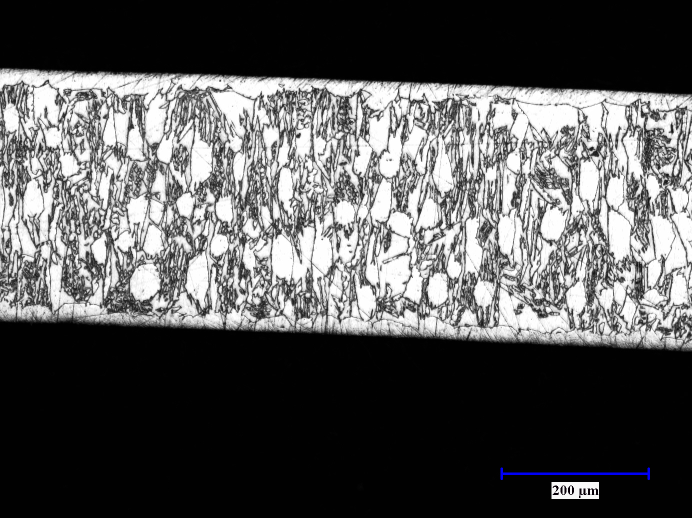
#> input picture figures/sources-AGG/b_LLM_0.36mm_3cycleAGG_nocoarsening.jpg, 1384 x 1036 px (shown at 1/2 size)
$ python build_agg_figure.py
#> lines starting #> are read from the running program, lines starting #| are printed output that depends on the picture
"""RETIRED 2026-08-18: Fig. 10 was REMOVED from the manuscript entirely (F. Cai) —
the post-AGG microstructure is carried by Fig. 1d (optical) and Fig. 8 (diffraction),
and the rod/crack observations are reported in Sec. 3.5 text. The last built output
is archived as archive-2026-08-18-Figure_10-three-panel.jpg. Kept for provenance.

Build Fig. 10 (Fig. 8 before the 2026-08-14 renumbering) — response of both alloys
to the three-cycle AGG treatment.

REDESIGNED 2026-08-18 on F. Cai's instruction: the burned-in scale bars (200/400/
250 um at three magnifications) are gone, panels (a)-(c) are cropped to one common
field of view of 0.36 x 0.36 mm at one magnification (all three sources are
0.671 um/px Clemex exports, 200-um bar = 298 px), and each carries an identical
drawn 100 um scale bar. The stock diameters (0.64 mm wire / 0.36 mm wire / ~1 mm
rod) move to the caption. Panel (d), the stereomicroscope surface view, is a
3.25 um/px macro photo (250-um bar = 77 px) and cannot support a 0.36 mm field at
print resolution; it is cropped square around the boundary cracks (1.82 mm field)
and carries no bar - the caption says it is a lower-magnification surface view.

Sources in `sources-AGG/`, copied from the E: drive and identified by md5; see
`revision/JMRT-R1/processing/AGG-MICROGRAPH-PROVENANCE.md`. Panel (c) now uses
`Fe-SMA-3 CYCLE AGG 4.jpg` (as `c_..._highmag.jpg`), the 2x-magnification sibling
of the previous panel's source - same specimen, same section, same arrested band -
because the previous 1.342 um/px overview cannot yield a sharp 0.36 mm crop.

Effective print resolution: 537 source px per panel; at single-column width
(panel ~44 mm) that is ~310 dpi, above Elsevier's 300-dpi floor. The figure is
intended for single-column placement.
"""
from pathlib import Path
from PIL import Image, ImageDraw, ImageFont

HERE = Path(__file__).parent
SRC = HERE / "sources-AGG"
PANEL_PX = 1080         # display px per panel
GAP = 24
LABEL_SIZE = 96
LABEL_PAD = 24
UM_PER_PX = 0.671       # panels a-c source scale
FIELD_UM = 360.0        # common field of view, a-c
CROP = round(FIELD_UM / UM_PER_PX)   # 537 px

# (label, file, crop x0, crop y0, crop size, draw_bar)
# 2026-08-18 (later): benchmark bamboo panel REMOVED on F. Cai's instruction — the
# Omori alloy's response to this treatment is established literature and is stated
# in Sec. 3.5 rather than shown; the figure is now LLM-alloy only, three panels in
# one row. The R3#7/R1#4 letter responses explain the position.
PANELS = [
    ("a", "b_LLM_0.36mm_3cycleAGG_nocoarsening.jpg", 420, 80, CROP, True),
    ("b", "c_LLM_rod_3cycleAGG_arrested_highmag.jpg", 480, 90, CROP, True),
    ("c", "d_LLM_rod_3cycleAGG_200C3h_cracks.tif", 770, 240, 560, False),
]

BAR_UM = 100.0
BAR_PX = round(BAR_UM / FIELD_UM * PANEL_PX)   # 300 display px


def load_font(size):
    for name in ("arialbd.ttf", "arial.ttf", "DejaVuSans-Bold.ttf", "DejaVuSans.ttf"):
        try:
            return ImageFont.truetype(name, size)
        except OSError:
            continue
    return ImageFont.load_default()


def main():
    n = len(PANELS)
    canvas = Image.new("RGB", (n * PANEL_PX + (n - 1) * GAP, PANEL_PX), "white")
#> canvas: PIL image 3288x1080 RGB; every value is 255
    positions = [(i * (PANEL_PX + GAP), 0) for i in range(n)]
    font = load_font(LABEL_SIZE)
    bar_font = load_font(56)

    for (label, fname, x0, y0, size, draw_bar), pos in zip(PANELS, positions):
        img = Image.open(SRC / fname).convert("RGB")
#> img is the input picture: PIL image 1384x1036 RGB; mean R, G, B 88.4, 88.4, 88.7
        tile = img.crop((x0, y0, x0 + size, y0 + size)).resize(
            (PANEL_PX, PANEL_PX), Image.LANCZOS)
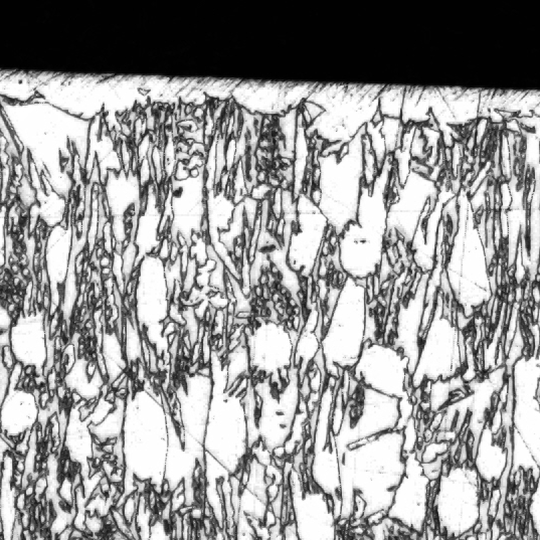
#> tile: PIL image 1080x1080 RGB (shown at 1/2 size); min 0, max 255, mean 153.6
        d = ImageDraw.Draw(tile)

        # corner badge, sized to the glyphs (build_composites.py once clipped
        # the closing paren by assuming a fixed width - keep measuring)
        text = f"({label})"
        l, t, r, b = d.textbbox((0, 0), text, font=font)
#> l = 0; t = 17; r = 134; b = 103
        d.rectangle([LABEL_PAD, LABEL_PAD,
                     LABEL_PAD + (r - l) + 2 * LABEL_PAD,
                     LABEL_PAD + (b - t) + LABEL_PAD],
                    fill="white", outline="black", width=3)
        d.text((2 * LABEL_PAD - l, LABEL_PAD + LABEL_PAD // 2 - t), text,
               font=font, fill="black")

        if draw_bar:
            bt = "100 µm"
            l2, t2, r2, b2 = d.textbbox((0, 0), bt, font=bar_font)
#> l2 = 0; t2 = 10; r2 = 215; b2 = 64
            tw, th = r2 - l2, b2 - t2
#> tw = 215; th = 54
            pad = 18
            bw = max(BAR_PX, tw) + 2 * pad
#> bw = 336
            bh = 14 + 10 + th + 2 * pad
#> bh = 114
            bx = PANEL_PX - 36 - bw
#> bx = 708
            by = PANEL_PX - 36 - bh
#> by = 930
            d.rectangle([bx, by, bx + bw, by + bh], fill="white",
                        outline="black", width=3)
            cx = bx + bw // 2
#> cx = 876
            d.rectangle([cx - BAR_PX // 2, by + pad,
                         cx + BAR_PX // 2, by + pad + 14], fill="black")
            d.text((cx - tw // 2 - l2, by + pad + 14 + 10 - t2), bt,
                   font=bar_font, fill="black")

        canvas.paste(tile, pos)
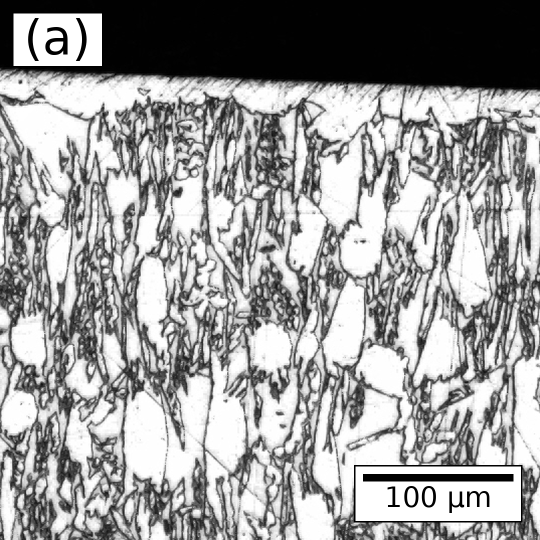
#> tile: PIL image 1080x1080 RGB (shown at 1/2 size); min 0, max 255, mean 156.9
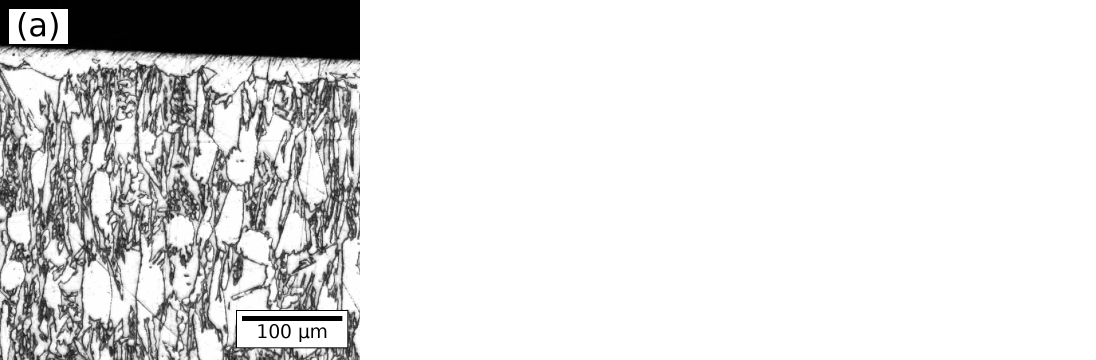
#> canvas: PIL image 3288x1080 RGB (shown at 1/3 size); min 0, max 255, mean 222.8
#> pass 2 of the loop in main, `for (label, fname, x0, y0, size, draw_bar), pos in zip(PANELS, positio..`:
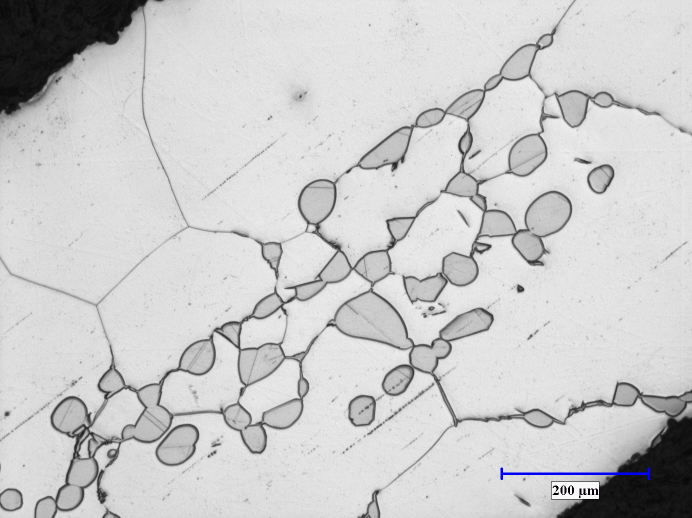
#> input picture figures/sources-AGG/c_LLM_rod_3cycleAGG_arrested_highmag.jpg, 1384 x 1036 px (shown at 1/2 size)
#> in main, img is the input picture: PIL image 1384x1036 RGB; mean R, G, B 202.9, 202.9, 203.2
#> in main, `tile = img.crop((x0, y0, x0 + size, y0 + size)).resize( (PANEL_PX, PAN..`:
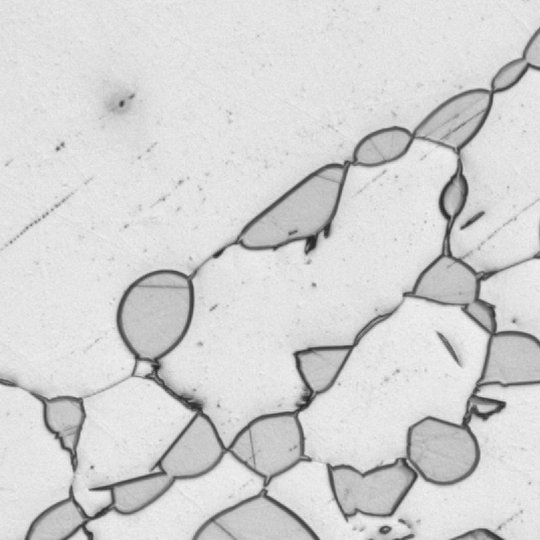
#> tile: PIL image 1080x1080 RGB (shown at 1/2 size); min 34, max 247, mean 211.7
#> r = 136
#> in main, `canvas.paste(tile, pos)`:
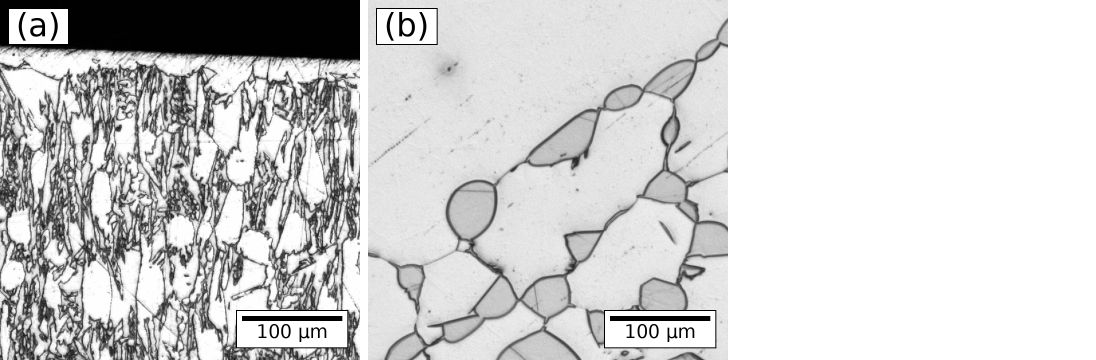
#> canvas: PIL image 3288x1080 RGB (shown at 1/3 size); min 0, max 255, mean 208.3
#> pass 3 of the loop in main, `for (label, fname, x0, y0, size, draw_bar), pos in zip(PANELS, positio..`:
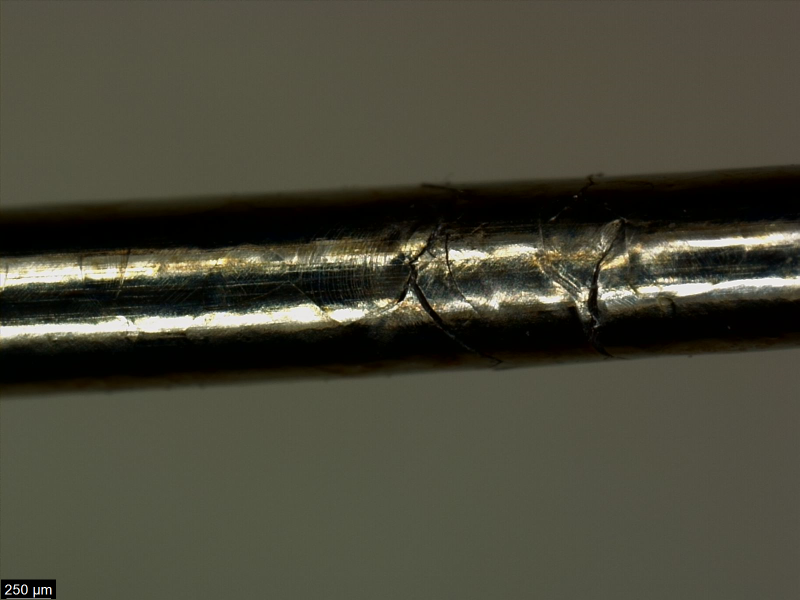
#> input picture figures/sources-AGG/d_LLM_rod_3cycleAGG_200C3h_cracks.tif, 1600 x 1200 px (shown at 1/2 size)
#> in main, img is the input picture: PIL image 1600x1200 RGB; mean R, G, B 73.3, 72.1, 57.6
#> in main, `tile = img.crop((x0, y0, x0 + size, y0 + size)).resize( (PANEL_PX, PAN..`:
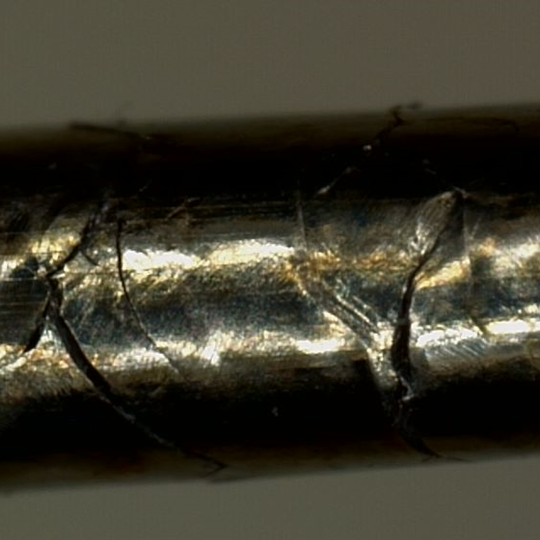
#> tile: PIL image 1080x1080 RGB (shown at 1/2 size); mean R, G, B 61.7, 58.9, 45.6
#> r = 128
#> in main, `canvas.paste(tile, pos)`:
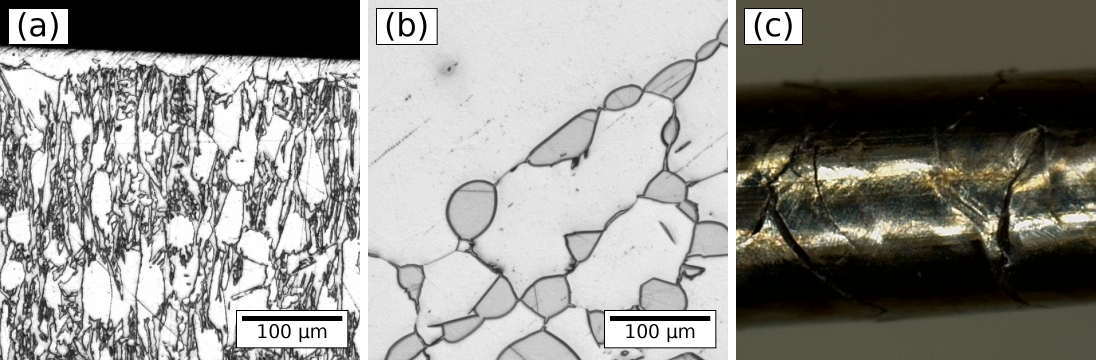
#> canvas: PIL image 3288x1080 RGB (shown at 1/3 size); mean R, G, B 145.4, 144.5, 140.3

    out = HERE / "Figure_10.jpg"
    canvas.save(out, dpi=(600, 600), quality=95, optimize=True)
    print(f"wrote {out.name}  ({canvas.size[0]}x{canvas.size[1]} px, "
          f"{out.stat().st_size / 1e6:.1f} MB)")
#| wrote Figure_10.jpg  (3288x1080 px, 2.9 MB)


if __name__ == "__main__":
    main()
